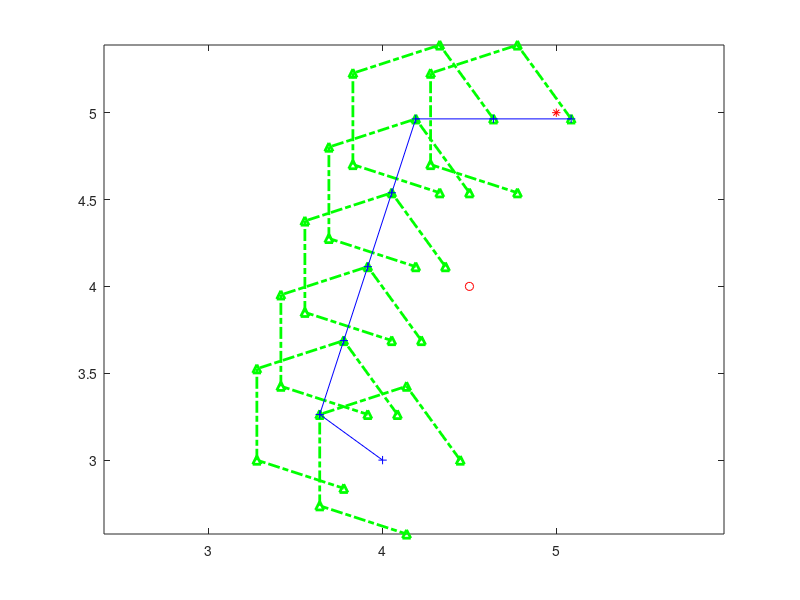

The MATLAB script that drew this image:
%Ali bin Mazhar 160487 Sec A
clc
clear
%step1 grid cordinates (input data)
xc = 4;  %current position x coordinate
yc = 3;     %current position y coordinates
xo= 4.5;    %obstacle x coordinates
yo=4;       %obstacle y coordinates
xt=5;       %goal x coordinates
yt=5;       %goal y coordinates
distance_travled = 0;
totaldistance = 0;
%define stepsize 
ct=0.4*(sqrt((xc-xo)^2+(yc-yo)^2)); %i.e. (0.4*Distance between MR and Obstacle) or a fraction of sensor range 
%number of points
NPTS = 5; 
straightline = sqrt((xc-xt)^2+(yc-yt)^2);
file=fopen('lab04','w');
    fprintf(file, 'andom Particle optimization lab\n');
    fprintf(file, 'Starting conditions: \n');
    fprintf(file, 'Created by Ali bin Mazhar 160487\n');
    fprintf(file, 'Current position (xc, yc) = (4, 3)\n');
    fprintf(file, 'Obstacle position (xo, yo) = (4.5, 4)\n');
    fprintf(file, 'Goal position (xt, yt) = (5, 5)\n');
    fprintf(file, 'Stepsice Ct = 0.447\n');
      fprintf(file, 'Straight line distance = %f\n', double(straightline));
count = 1;
xpoints(1) = xc;
ypoints(1) = yc;
while(count ~=0)
    %stepsize angle will be 360/6 = 60 or pi/3
    for i=1:1:NPTS
       theta(i) = (i-1)*(360/NPTS); 
    end
    % theta(1) = 20;  
    % theta(2) = 45;  
    % theta(3) = 58;  
    % theta(4) = 92; 
    % theta(5) = 145;    
    % theta(6) = 193;    
    % theta(7) = 210;
    % theta(8) = 220;
    % theta(9) = 293;
    % theta(10) = 340;
    JobstC = exp(-4*((xc-xo)^2+(yc-yo)^2));    %current position to obstacle potential
    JgoalC = -exp(-4*((xc-xt)^2+(yc-yt)^2));    %current position to goal potential
    JtC = JobstC + JgoalC;      %total potential
    Dtg = sqrt((xc-xt)^2+(yc-yt)^2);
    %for loop from one to the number of points
    for i=1:1:NPTS
        x(i) = xc + ct*cos((theta(i)*pi)/180);    %x coordinates for artificial points
        y(i) = yc + ct*sin(theta(i)*pi/180);   %y coordinates for artificial points
        Jobst(i) = exp(-4*((x(i)-xo)^2+(y(i)-yo)^2));   %artificial point to obstacle potential
        Jgoal(i) = -exp(-4*((x(i)-xt)^2+(y(i)-yt)^2));  %artificial point to goal potential
        Jt(i) = Jobst(i)+Jgoal(i);              %total potential
        DistTOGoal(i) = sqrt((xt-x(i))^2+(yt-y(i))^2); %distance to goal from the artificial point
        costerror(i) = Jt(i)-JtC ;        %error between current posistion potential and artificial point potenial
        disterror(i) = DistTOGoal(i)-Dtg;  %error between current posistion distance to goal and artificial point distance to goal
    end
    plot(x,y, '-.g^', 'Linewidth', 2);
    hold on
    %code for writing in text file
    fprintf(file, '\nFor alteration number: %f, for current position x= %f and y = %f\n', count, double(xc), double(yc));
    fprintf(file,'\nIndex \t theta \t\t x(i)\t\ty(i)\tJosbt(i)\tJgoal(i)\tTotat J(i)\t\tDistance to goal\tCosterror(i)\tDisterror(i)\n');
    %for loop to print the table
    for k=1:1:NPTS
        fprintf(file, '%d\t\t%3.3f\t\t%3.3f\t\t%3.3f\t%3.3f\t\t%3.3f\t\t%3.3f\t\t\t%3.3f\t\t\t\t%3.3f\t\t\t%3.3f\n',k,double(theta(k)), double(x(k)), double(y(k)), double(Jobst(k)), double(Jgoal(k)), double(Jt(k)),DistTOGoal(k), double(costerror(k)), double(disterror(k)));
    end
        L=0;
    sDE = disterror(1);
    sCE = costerror(1);
    for i=1:1:NPTS
        if((costerror(i) < 0)&&(disterror(i)< 0))
            if(costerror(i)<= sCE)
                sCE = costerror(i);
                L=i;
            end
        end
    end
    if(L==0)
          sDE = disterror(1);
          sCE = costerror(1);
        for i=1:1:NPTS
                if(disterror(i)<=sDE)
                sDE = disterror(i);    
                    L = i;
                end
        end
    end
    
   distance_travled = (sqrt(((xc-x(L))^2)+(yc-y(L))^2));
   totaldistance = totaldistance +distance_travled;
   fprintf(file,'\nThe best point is at point x=%f, y=%f , index= %f, distance traveled to best point = %f\n', double(x(L)), double(y(L)), double(L), double(distance_travled));
   xc = x(L);
        yc = y(L);
        xpoints(count+1) = xc
    ypoints(count+1) = yc
     if((abs((xt-xc))<0.1) && (abs((yt-yc))<0.1))
          count = 0;
          fprintf(file,'\nThe MR is almost at the target. And total distance traveled = %f cm. Straight line distance = %f cm', double(totaldistance), double(straightline) );
          
            axis equal
            plot(xo, yo, '-.ro');
            hold on

          plot(xpoints,ypoints,'-b+');
          hold on
          plot(xt, yt, '-.r*')
            
     else
        count = count +1; 
     end
end


    
